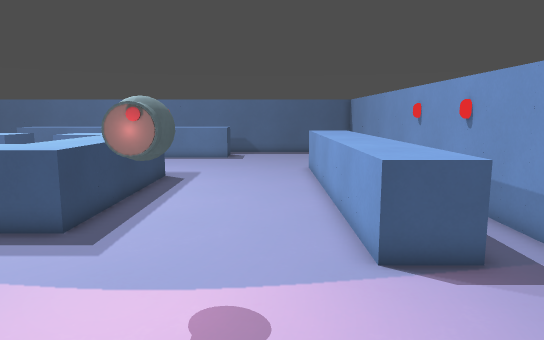
view 1 (above)

17 first-person views from a walk through a 3-D level made in the Godot game engine. The camera is 1.4 m above the floor, tilts 8° down and sees 70° across. The floor is counted in squares, 0.5 m on a side. Each view is taken from the middle of a square. On the plan, view 1 faces up. The plan holds only what a view shows up to about 20 squares ahead; the rest is blank.

view 2
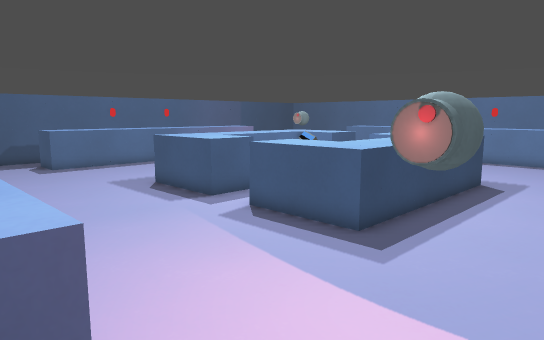

view 3
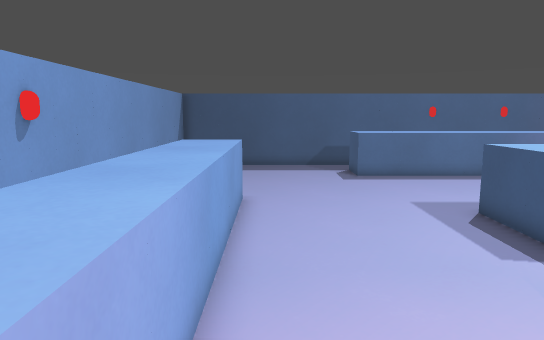

view 4
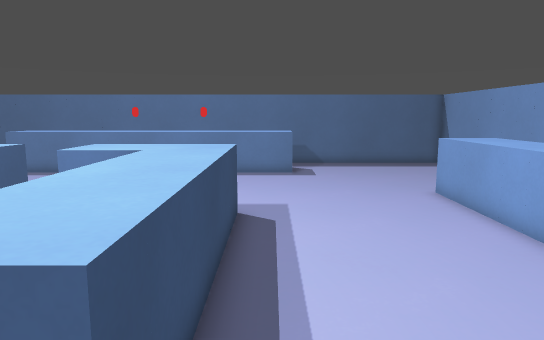

view 5
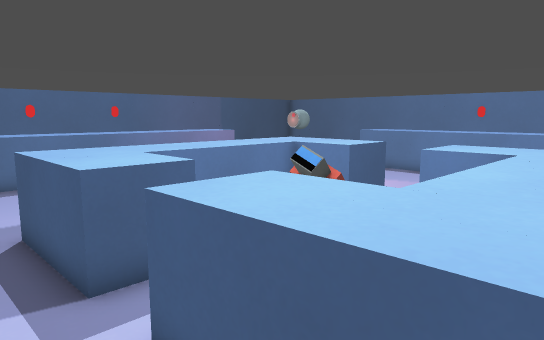

view 6
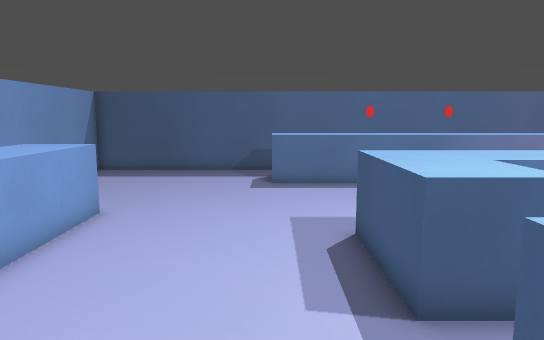

view 7
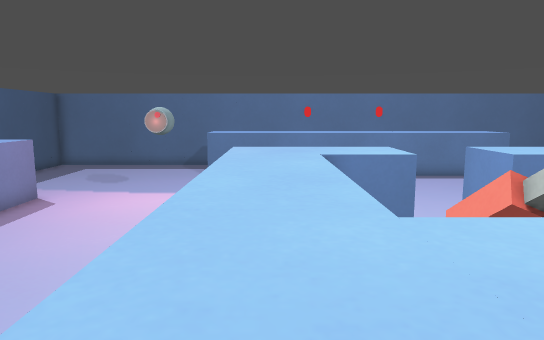

view 8
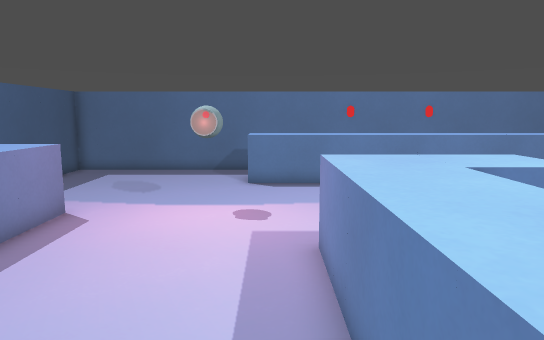

view 9
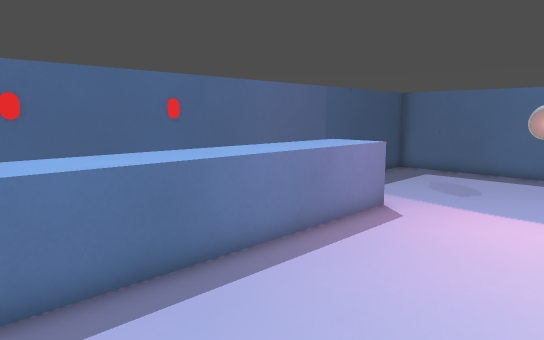

view 10
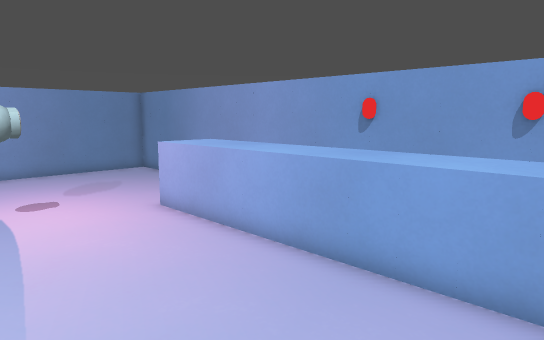

view 11
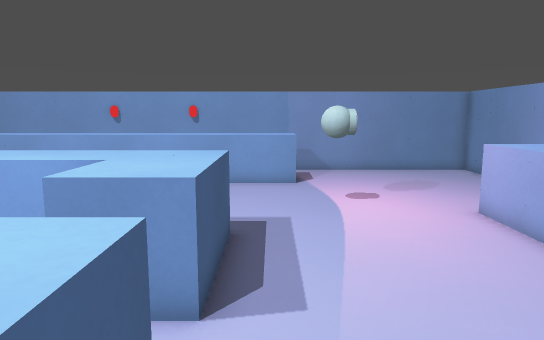

view 12
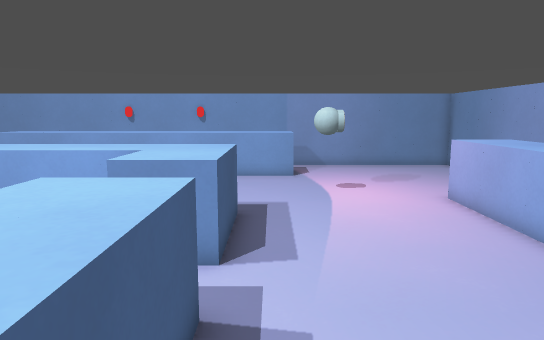

view 13
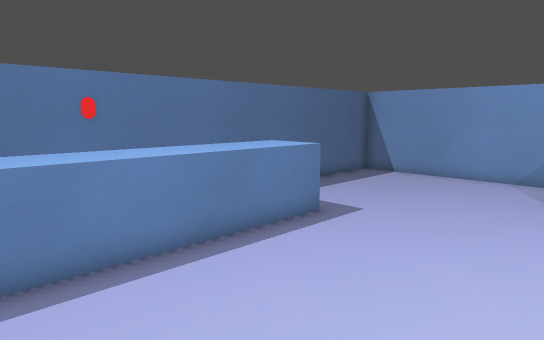

view 14
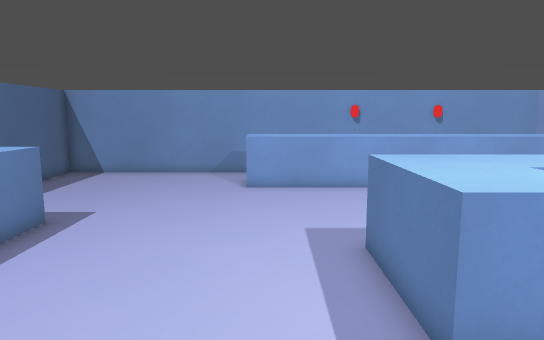

view 15
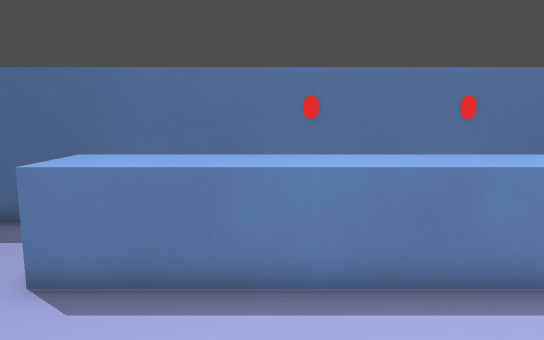

view 16
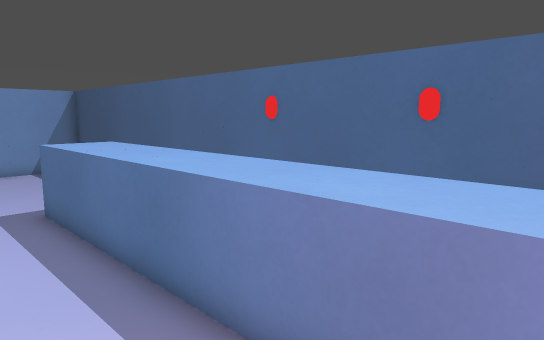

view 17
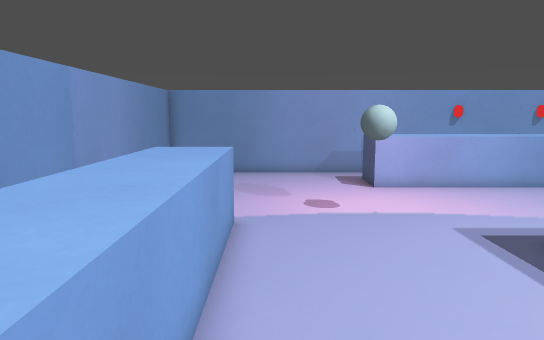

### Floor plan
Key: @ floor where view 1 was taken; # wall or solid block; . floor; ^ raised ledge; R drone; O other object.
Columns run from 26 left of view 1 to 6 right of it. Each row starts with its distance up from view 1.
 30 #################################
 29 #.........                 .....#
 28 #........^^^^^^^^^^^^^^^ .......#
 27 #........^^^^^^^^^^^^^^^........#
 26 #........^^^^^^^^^^^^^^^........#
 25 # ..............................#
 24 # ..............................#
 23 #  ............ ................#
 22 #  .....R... ..  ...............#
 21 # ^^^...R...     ...........^^^.#
 20 # ^^^....... .   ...........^^^ #
 19 # ^^^.......  .  ...........^^^ #
 18 # ^^^......^^^^^ ^^^^^......^^^ #
 17 # ^^^......^^^^^ ^^^^^......^^^ #
 16 # ^^^......^^^^^ ^^^^^......^^^ #
 15 # ^^^......^^^     ^^^......^^^ #
 14 # ^^^....  ^^^  O  ^^^......^^^ #
 13 # ^^^....  ^^^  O  ^^^......^^^ #
 12 # ^^^..    ^^^     ^^^......^^^ #
 11 # ^^^....  ^^^^^ ^^^^^......^^^ #
 10 # ^^^......^^^^^.^^^^^......^^^ #
  9 # ^^^......^^^^^.^^^^^......^^^.#
  8 # ^^^.......................^^^.#
  7 #.^^^.......................^^^.#
  6 #.......................R.......#
  5 #.......................R.......#
  4 #...............................#
  3 #...............................#
  2 #........^^^^^^^^^^^^^^^........#
  1 #....... ^^^^^^^^^^^^^^^........#
  0 #.....   ^^^^^^^^^^^^^^^..@.....#
 -1 #...                   .........#
 -2 #################################

Positions as (right, up) in squares from view 1, and headings:
1: (0, 0), facing up
2: (0, 1), facing up-left
3: (-4, 3), facing left
4: (-4, 7), facing up
5: (-5, 7), facing up-left
6: (-6, 7), facing left
7: (-14, 8), facing up
8: (-16, 10), facing up
9: (-16, 10), facing up-left
10: (-14, 8), facing down-right
11: (-14, 8), facing right
12: (-16, 8), facing right
13: (-12, 19), facing up-right
14: (-13, 20), facing right
15: (-13, 20), facing up
16: (-19, 19), facing down-left
17: (1, 17), facing down
